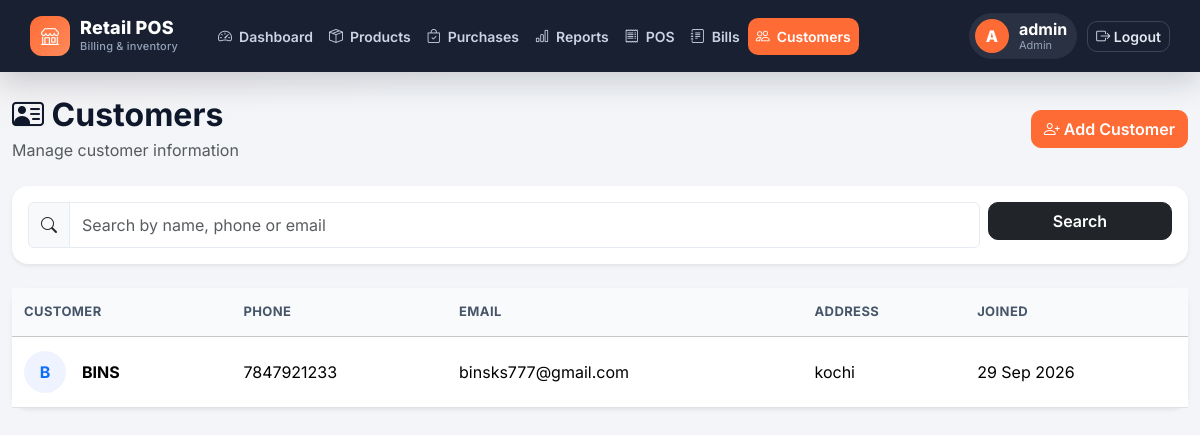
The page /customers/ (signed in) on the database its author committed.
### pos_billing/models.py (models this page shows, shortened)
class Customer(models.Model):
    name = models.CharField(
        max_length=200
    )
    phone = models.CharField(
        max_length=15
    )
    email = models.EmailField(
        blank=True
    )
    address = models.TextField(
        blank=True
    )
    created_at = models.DateTimeField(
        auto_now_add=True
    )

### pos_billing/views.py (the view)
@login_required
def customer_list(request):
    if not is_staff_member(request.user):
        messages.error(request, "Access denied.")
        return redirect("login")
    customers = Customer.objects.order_by("-id")
    search = request.GET.get(
        "search",
        ""
    ).strip()
    if search:
        customers = customers.filter(
            Q(name__icontains=search) |
            Q(phone__icontains=search) |
            Q(email__icontains=search)
        )
    return render(
        request,
        "billing/customers.html",
        {
            "customers": customers,
            "search": search,
        }
    )

### pos_billing/views.py (called while the page is built)
def is_staff_member(user):
    return user.is_authenticated and (
        user.is_superuser or
        (
            hasattr(user, "staffprofile")
            and user.staffprofile.role in ["admin", "staff"]
        )
    )

### pos_billing/templates/billing/customers.html (shortened to what this page needs)
{% extends "base.html" %}
{% block content %}
<div class="container-fluid py-4">
    <div class="d-flex justify-content-between align-items-center mb-4">
        <div>
            <h2 class="fw-bold mb-1">
                <i class="bi bi-person-vcard"></i>
                Customers
            </h2>
            <p class="text-muted mb-0">
                Manage customer information
            </p>
        </div>
        <a href="{% url 'add_customer' %}"
           class="btn btn-primary">
            <i class="bi bi-person-plus"></i>
            Add Customer
        </a>
    </div>
    <div class="card border-0 shadow-sm rounded-4 mb-4">
        <div class="card-body">
            <form method="GET">
                <div class="row g-2">
                    <div class="col-md-10">
                        <div class="input-group">
                            <span class="input-group-text">
                                <i class="bi bi-search"></i>
                            </span>
                            <input
                                type="text"
                                name="search"
                                value="{{ search }}"
                                class="form-control"
                                placeholder="Search by name, phone or email"
                            >
                        </div>
                    </div>
                    <div class="col-md-2">
                        <button
                            type="submit"
                            class="btn btn-dark w-100"
                        >
                            Search
                        </button>
                    </div>
                </div>
            </form>
        </div>
    </div>
    <div class="card border-0 shadow-sm rounded-4">
        <div class="table-responsive">
            <table class="table align-middle mb-0">
                <thead class="table-light">
                    <tr>
                        <th>Customer</th>
                        <th>Phone</th>
                        <th>Email</th>
                        <th>Address</th>
                        <th>Joined</th>
                    </tr>
                </thead>
                <tbody>
                {% for customer in customers %}
                    <tr>
                        <td>
                            <div class="d-flex align-items-center gap-3">
                                <div class="customer-avatar">
                                    {{ customer.name|first|upper }}
                                </div>
                                <strong>
                                    {{ customer.name }}
                                </strong>
                            </div>
                        </td>
                        <td>
                            {{ customer.phone }}
                        </td>
                        <td>
                            {{ customer.email|default:"-" }}
                        </td>
                        <td>
                            {{ customer.address|default:"-" }}
                        </td>
                        <td>
                            {{ customer.created_at|date:"d M Y" }}
                        </td>
                    </tr>
                {% endfor %}
                </tbody>
            </table>
        </div>
    </div>
</div>
{% endblock %}

### pos_billing/templates/base.html (shortened to what this page needs)
{% load static %}
<!DOCTYPE html>
<html lang="en">
<head>
    <link href="https://cdn.jsdelivr.net/npm/bootstrap@5.3.3/dist/css/bootstrap.min.css" rel="stylesheet">
    <link rel="stylesheet" href="https://cdn.jsdelivr.net/npm/bootstrap-icons@1.11.3/font/bootstrap-icons.min.css">
    <link rel="stylesheet" href="{% static 'css/style.css' %}">
</head>
<body class="{% block body_class %}app-body{% endblock %}">
    {% if user.is_authenticated %}
    {% with url_name=request.resolver_match.url_name %}
    <nav class="navbar navbar-expand-lg app-navbar sticky-top">
        <div class="container-fluid">
            <a
                class="navbar-brand"
                href="{% if user.is_superuser %}{% url 'admin_dashboard' %}{% else %}{% url 'billing' %}{% endif %}"
            >
                <span class="brand-mark"><i class="bi bi-shop"></i></span>
                <span>
                    <span class="brand-name">Retail POS</span>
                    <span class="brand-tag">Billing &amp; inventory</span>
                </span>
            </a>
            <div class="collapse navbar-collapse" id="appNav">
                <ul class="navbar-nav app-nav ms-lg-3 me-auto">
                    {% if user.is_superuser %}
                    <li class="nav-item">
                        <a class="nav-link {% if url_name == 'admin_dashboard' %}active{% endif %}" href="{% url 'admin_dashboard' %}">
                            <i class="bi bi-speedometer2"></i> Dashboard
                        </a>
                    </li>
                    <li class="nav-item">
                        <a class="nav-link {% if url_name == 'product_list' or url_name == 'add_product' or url_name == 'edit_product' %}active{% endif %}" href="{% url 'product_list' %}">
                            <i class="bi bi-box-seam"></i> Products
                        </a>
                    </li>
                    <li class="nav-item">
                        <a class="nav-link {% if url_name == 'purchase_list' or url_name == 'add_purchase' %}active{% endif %}" href="{% url 'purchase_list' %}">
                            <i class="bi bi-bag-check"></i> Purchases
                        </a>
                    </li>
                    <li class="nav-item">
                        <a class="nav-link {% if url_name == 'reports' %}active{% endif %}" href="{% url 'reports' %}">
                            <i class="bi bi-bar-chart"></i> Reports
                        </a>
                    </li>
                    {% endif %}
                    <li class="nav-item">
                        <a class="nav-link {% if url_name == 'billing' %}active{% endif %}" href="{% url 'billing' %}">
                            <i class="bi bi-receipt"></i> POS
                        </a>
                    </li>
                    <li class="nav-item">
                        <a class="nav-link {% if url_name == 'transactions' or url_name == 'invoice' %}active{% endif %}" href="{% url 'transactions' %}">
                            <i class="bi bi-journal-text"></i> Bills
                        </a>
                    </li>
                    <li class="nav-item">
                        <a class="nav-link {% if url_name == 'customers' or url_name == 'customer_list' or url_name == 'add_customer' %}active{% endif %}" href="{% url 'customers' %}">
                            <i class="bi bi-people"></i> Customers
                        </a>
                    </li>
                </ul>
                <div class="nav-user">
                    <a class="user-chip" href="{% url 'profile' %}">
                        <span class="user-avatar">{{ user.username|make_list|first|upper }}</span>
                        <span class="user-meta">
                            <strong>{{ user.get_full_name|default:user.username }}</strong>
                            <small>{% if user.is_superuser %}Admin{% else %}Cashier{% endif %}</small>
                        </span>
                    </a>
                    <a href="{% url 'logout' %}" class="btn btn-ghost-nav btn-sm">
                        <i class="bi bi-box-arrow-right"></i>
                        <span class="d-none d-sm-inline">Logout</span>
                    </a>
                </div>
            </div>
        </div>
    </nav>
    {% endwith %}
    {% endif %}
    <main id="main-content">
        {% block content %}{% endblock %}
    </main>
</body>
</html>

### pos_billing/static/css/style.css (style rules this page uses)
:root { --pos-accent: #ff6b35; --pos-accent-dark: #e85b29; --pos-accent-soft: #fff3ec; --pos-ink: #0f172a; --pos-muted: #64748b; --pos-bg: #f3f5f8; --pos-card: #ffffff; --pos-border: #e6ebf1; --pos-shadow: 0 10px 30px rgba(15, 23, 42, 0.06); --pos-radius: 16px; }
* { box-sizing: border-box; }
html { scroll-behavior: smooth; }
body, .app-body { margin: 0; font-family: Inter, -apple-system, BlinkMacSystemFont, "Segoe UI", sans-serif; background: radial-gradient(1200px 400px at 0% -10%, rgba(255, 107, 53, 0.08), transparent 55%), var(--pos-bg); color: var(--pos-ink); min-height: 100vh; }
a { color: var(--pos-accent-dark); }
.app-navbar { min-height: 72px; background: rgba(15, 23, 42, 0.96); backdrop-filter: blur(12px); padding: 10px 18px; box-shadow: 0 10px 30px rgba(15, 23, 42, 0.18); }
.app-navbar .navbar-brand { display: flex; align-items: center; gap: 10px; color: #fff; font-size: 18px; letter-spacing: 0.2px; }
.brand-mark { width: 40px; height: 40px; border-radius: 12px; display: inline-flex; align-items: center; justify-content: center; background: linear-gradient(135deg, var(--pos-accent), #ff8a5b); color: #fff; font-size: 18px; }
.brand-name { display: block; font-weight: 800; line-height: 1.1; }
.brand-tag { display: block; font-size: 11px; color: #94a3b8; font-weight: 500; }
.app-nav .nav-link { color: #cbd5e1; font-weight: 600; font-size: 14px; padding: 8px 12px; border-radius: 10px; display: flex; align-items: center; gap: 7px; }
.app-nav .nav-link:hover, .app-nav .nav-link.active { color: #fff; background: rgba(255, 255, 255, 0.08); }
.app-nav .nav-link.active { background: var(--pos-accent); }
.nav-user { display: flex; align-items: center; gap: 10px; margin-top: 12px; }
@media (min-width: 992px) { .nav-user { margin-top: 0; } }
.user-chip { display: flex; align-items: center; gap: 10px; text-decoration: none; color: #fff; padding: 6px 10px 6px 6px; border-radius: 999px; background: rgba(255, 255, 255, 0.08); }
.user-avatar { width: 34px; height: 34px; border-radius: 50%; background: var(--pos-accent); display: inline-flex; align-items: center; justify-content: center; font-weight: 800; }
.user-meta { display: flex; flex-direction: column; line-height: 1.15; }
.user-meta small { color: #94a3b8; font-size: 11px; }
.btn-ghost-nav { color: #e2e8f0; border: 1px solid rgba(255, 255, 255, 0.16); }
.form-control, .form-select, .input-group-text { border-color: var(--pos-border); min-height: 46px; }
.card { border: none; border-radius: 14px; box-shadow: 0 4px 20px rgba(0, 0, 0, 0.05); }
.btn { border-radius: 10px; font-weight: 600; }
.btn-primary { background: var(--pos-accent); border-color: var(--pos-accent); }
.table { vertical-align: middle; }
.table thead th { background: #f8fafc; color: #475569; font-size: 13px; text-transform: uppercase; letter-spacing: 0.4px; }
.table td, .table th { vertical-align: middle; }
.customer-avatar { width: 42px; height: 42px; border-radius: 50%; background: #eef3ff; color: #0d6efd; display: flex; align-items: center; justify-content: center; font-weight: 700; }
.table > :not(caption) > * > * { padding: 14px 12px; }
.table thead th { font-size: 13px; text-transform: uppercase; letter-spacing: 0.4px; white-space: nowrap; }
.table tbody tr { transition: background-color 0.15s ease; }

### rows shown on the page
Customer: name|first "B", name "BINS", phone "7847921233", email "binsks777@gmail.com", address "kochi", created_at "29 Sep 2026"

### other values the page prints
{{ user.username|make_list|first|upper }} "A"
{{ user.get_full_name|default:user.username }} "admin"
